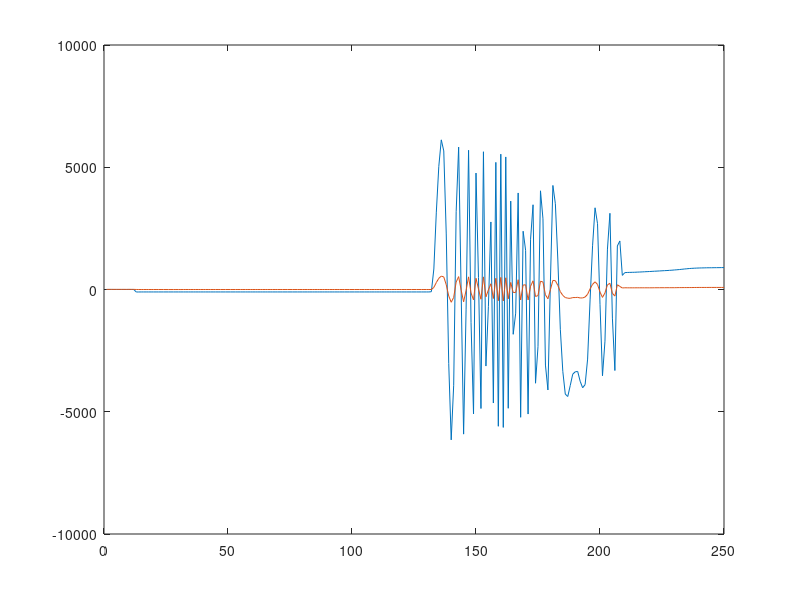

Write the MATLAB code that produced this figure.
    motor_gear_two_posiotn = importdata("first_sencond_pos.csv");

    motor_position = motor_gear_two_posiotn.data(:, 2) - 30685;
    gear_position = motor_gear_two_posiotn.data(:, 3) - 216274;

     x = 1:1:250;
        
     plot(x,motor_position, x ,gear_position); 
     